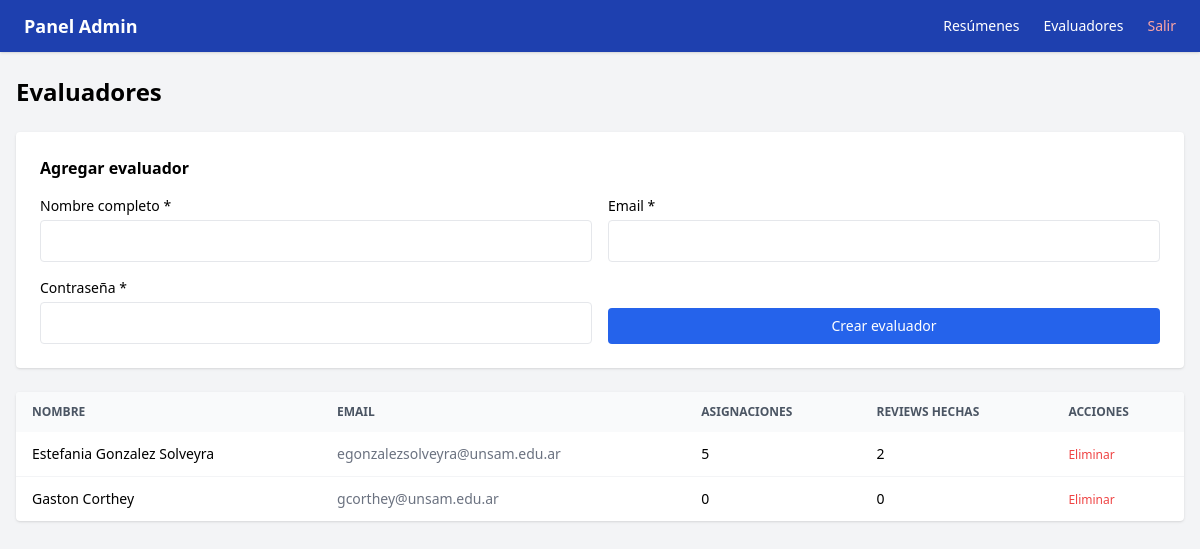
Screenshot of /admin/evaluadores (signed in) with the database file from the repository.
### app/models.py (models this page shows)
class User(Base):
    __tablename__ = "users"
    id = Column(Integer, primary_key=True, index=True)
    email = Column(String, unique=True, index=True, nullable=False)
    nombre = Column(String, nullable=False)
    password_hash = Column(String, nullable=False)
    role = Column(Enum(RoleEnum), nullable=False)
    reviews = relationship("Review", back_populates="evaluador")
    asignaciones = relationship("Asignacion", back_populates="evaluador")

### app/main.py (the view)
@app.get("/admin/evaluadores", response_class=HTMLResponse)
def admin_evaluadores(
    request: Request,
    current_user: models.User = Depends(require_admin),
    db: Session = Depends(get_db)
):
    evaluadores = db.query(models.User).filter(models.User.role == models.RoleEnum.evaluador).all()
    return templates.TemplateResponse("admin/evaluadores.html", {
        "request": request,
        "evaluadores": evaluadores,
        "current_user": current_user
    })

### app/templates/admin/evaluadores.html (shortened to what this page needs)
{% extends "admin/base.html" %}
{% block content %}
<div class="flex items-center justify-between mb-6">
    <h1 class="text-2xl font-bold">Evaluadores</h1>
</div>
<div class="bg-white rounded shadow p-6 mb-6">
    <h2 class="font-semibold mb-4">Agregar evaluador</h2>
    <form method="post" action="/admin/evaluadores" class="grid grid-cols-1 gap-4 sm:grid-cols-2">
        <div>
            <label class="block text-sm font-medium mb-1">Nombre completo *</label>
            <input type="text" name="nombre" required
                class="w-full border rounded px-3 py-2 focus:outline-none focus:ring-2 focus:ring-blue-400"/>
        </div>
        <div>
            <label class="block text-sm font-medium mb-1">Email *</label>
            <input type="email" name="email" required
                class="w-full border rounded px-3 py-2 focus:outline-none focus:ring-2 focus:ring-blue-400"/>
        </div>
        <div>
            <label class="block text-sm font-medium mb-1">Contraseña *</label>
            <input type="password" name="password" required
                class="w-full border rounded px-3 py-2 focus:outline-none focus:ring-2 focus:ring-blue-400"/>
        </div>
        <div class="flex items-end">
            <button class="w-full bg-blue-600 text-white px-4 py-2 rounded hover:bg-blue-700 text-sm">
                Crear evaluador
            </button>
        </div>
    </form>
</div>
<div class="bg-white rounded shadow overflow-hidden">
    <table class="w-full text-sm">
        <thead class="bg-gray-50 text-gray-600 uppercase text-xs">
            <tr>
                <th class="px-4 py-3 text-left">Nombre</th>
                <th class="px-4 py-3 text-left">Email</th>
                <th class="px-4 py-3 text-left">Asignaciones</th>
                <th class="px-4 py-3 text-left">Reviews hechas</th>
                <th class="px-4 py-3 text-left">Acciones</th>
            </tr>
        </thead>
        <tbody class="divide-y divide-gray-100">
            {% for e in evaluadores %}
            <tr class="hover:bg-gray-50">
                <td class="px-4 py-3 font-medium">{{ e.nombre }}</td>
                <td class="px-4 py-3 text-gray-500">{{ e.email }}</td>
                <td class="px-4 py-3">{{ e.asignaciones | length }}</td>
                <td class="px-4 py-3">{{ e.reviews | length }}</td>
                <td class="px-4 py-3">
                    <form method="post" action="/admin/evaluadores/{{ e.id }}/delete"
                        onsubmit="return confirm('¿Eliminar a {{ e.nombre }}?')">
                        <button class="text-red-500 text-xs hover:underline">Eliminar</button>
                    </form>
                </td>
            </tr>
            {% endfor %}
        </tbody>
    </table>
</div>
{% endblock %}

### rows the page displays
User: nombre "Estefania Gonzalez Solveyra", email "egonzalezsolveyra@unsam.edu.ar", asignaciones|length "5", reviews|length "2"
User: nombre "Gaston Corthey", email "gcorthey@unsam.edu.ar", asignaciones|length "0", reviews|length "0"
